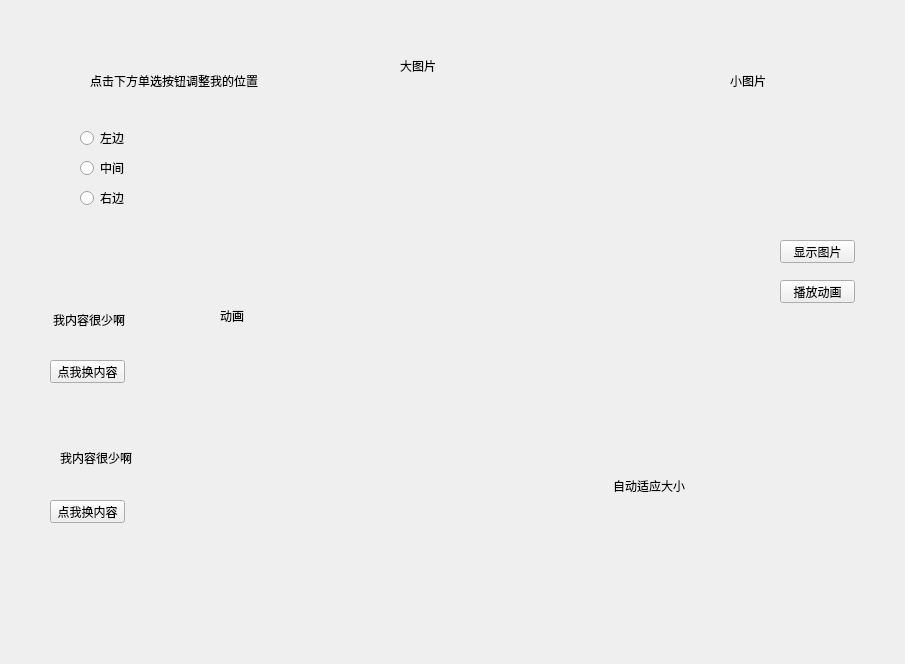
<?xml version="1.0" encoding="UTF-8"?>
<ui version="4.0">
 <class>Form</class>
 <widget class="QWidget" name="Form">
  <property name="geometry">
   <rect>
    <x>0</x>
    <y>0</y>
    <width>905</width>
    <height>664</height>
   </rect>
  </property>
  <property name="windowTitle">
   <string>Form</string>
  </property>
  <widget class="QLabel" name="label">
   <property name="geometry">
    <rect>
     <x>90</x>
     <y>60</y>
     <width>791</width>
     <height>41</height>
    </rect>
   </property>
   <property name="text">
    <string>点击下方单选按钮调整我的位置</string>
   </property>
  </widget>
  <widget class="QRadioButton" name="radioButton">
   <property name="geometry">
    <rect>
     <x>80</x>
     <y>130</y>
     <width>89</width>
     <height>16</height>
    </rect>
   </property>
   <property name="text">
    <string>左边</string>
   </property>
  </widget>
  <widget class="QRadioButton" name="radioButton_2">
   <property name="geometry">
    <rect>
     <x>80</x>
     <y>160</y>
     <width>89</width>
     <height>16</height>
    </rect>
   </property>
   <property name="text">
    <string>中间</string>
   </property>
  </widget>
  <widget class="QRadioButton" name="radioButton_3">
   <property name="geometry">
    <rect>
     <x>80</x>
     <y>190</y>
     <width>89</width>
     <height>16</height>
    </rect>
   </property>
   <property name="text">
    <string>右边</string>
   </property>
  </widget>
  <widget class="QLabel" name="label_2">
   <property name="geometry">
    <rect>
     <x>53</x>
     <y>310</y>
     <width>111</width>
     <height>20</height>
    </rect>
   </property>
   <property name="text">
    <string>我内容很少啊</string>
   </property>
  </widget>
  <widget class="QPushButton" name="pushButton">
   <property name="geometry">
    <rect>
     <x>50</x>
     <y>360</y>
     <width>75</width>
     <height>23</height>
    </rect>
   </property>
   <property name="text">
    <string>点我换内容</string>
   </property>
  </widget>
  <widget class="QLabel" name="label_3">
   <property name="geometry">
    <rect>
     <x>60</x>
     <y>450</y>
     <width>101</width>
     <height>16</height>
    </rect>
   </property>
   <property name="text">
    <string>我内容很少啊</string>
   </property>
  </widget>
  <widget class="QPushButton" name="pushButton_2">
   <property name="geometry">
    <rect>
     <x>50</x>
     <y>500</y>
     <width>75</width>
     <height>23</height>
    </rect>
   </property>
   <property name="text">
    <string>点我换内容</string>
   </property>
  </widget>
  <widget class="QLabel" name="label_4">
   <property name="geometry">
    <rect>
     <x>730</x>
     <y>20</y>
     <width>151</width>
     <height>121</height>
    </rect>
   </property>
   <property name="text">
    <string>小图片</string>
   </property>
  </widget>
  <widget class="QLabel" name="label_5">
   <property name="geometry">
    <rect>
     <x>400</x>
     <y>30</y>
     <width>271</width>
     <height>71</height>
    </rect>
   </property>
   <property name="text">
    <string>大图片</string>
   </property>
  </widget>
  <widget class="QPushButton" name="pushButton_3">
   <property name="geometry">
    <rect>
     <x>780</x>
     <y>240</y>
     <width>75</width>
     <height>23</height>
    </rect>
   </property>
   <property name="text">
    <string>显示图片</string>
   </property>
  </widget>
  <widget class="QLabel" name="label_6">
   <property name="geometry">
    <rect>
     <x>220</x>
     <y>150</y>
     <width>221</width>
     <height>331</height>
    </rect>
   </property>
   <property name="text">
    <string>动画</string>
   </property>
  </widget>
  <widget class="QPushButton" name="pushButton_4">
   <property name="geometry">
    <rect>
     <x>780</x>
     <y>280</y>
     <width>75</width>
     <height>23</height>
    </rect>
   </property>
   <property name="text">
    <string>播放动画</string>
   </property>
  </widget>
  <widget class="QLabel" name="label_7">
   <property name="geometry">
    <rect>
     <x>613</x>
     <y>390</y>
     <width>251</width>
     <height>191</height>
    </rect>
   </property>
   <property name="text">
    <string>自动适应大小</string>
   </property>
  </widget>
 </widget>
 <resources/>
 <connections/>
</ui>
